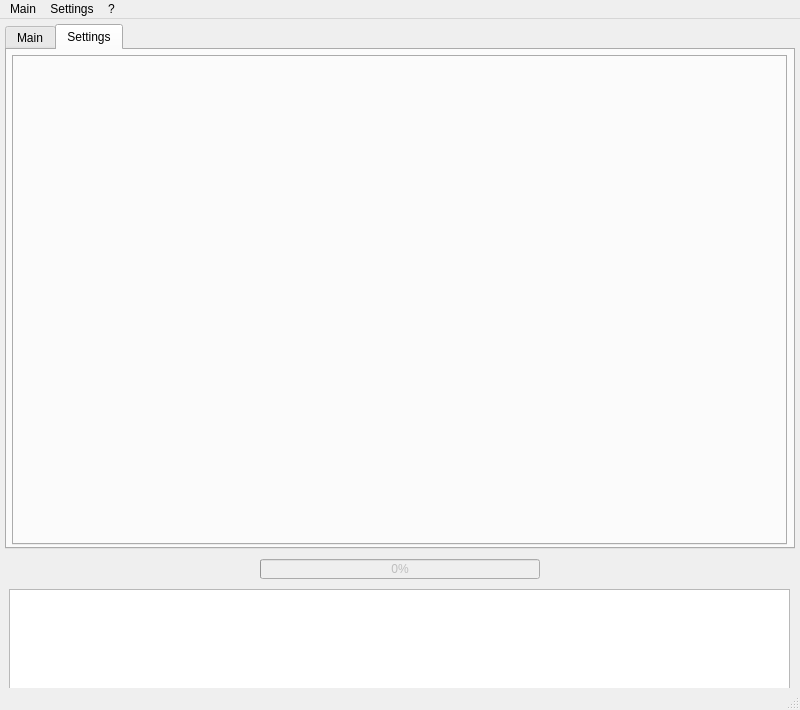
<?xml version="1.0" encoding="UTF-8"?>
<ui version="4.0">
 <class>MainWindow</class>
 <widget class="QMainWindow" name="MainWindow">
  <property name="geometry">
   <rect>
    <x>0</x>
    <y>0</y>
    <width>800</width>
    <height>710</height>
   </rect>
  </property>
  <property name="sizePolicy">
   <sizepolicy hsizetype="Expanding" vsizetype="Expanding">
    <horstretch>0</horstretch>
    <verstretch>0</verstretch>
   </sizepolicy>
  </property>
  <property name="minimumSize">
   <size>
    <width>800</width>
    <height>710</height>
   </size>
  </property>
  <property name="maximumSize">
   <size>
    <width>800</width>
    <height>710</height>
   </size>
  </property>
  <property name="windowTitle">
   <string>Interferometer GUI</string>
  </property>
  <widget class="QWidget" name="centralwidget">
   <widget class="QTabWidget" name="tabWidgetModules">
    <property name="geometry">
     <rect>
      <x>5</x>
      <y>5</y>
      <width>790</width>
      <height>525</height>
     </rect>
    </property>
    <property name="currentIndex">
     <number>1</number>
    </property>
    <widget class="QWidget" name="tabMain">
     <attribute name="title">
      <string>Main</string>
     </attribute>
     <widget class="QTreeWidget" name="treeWidgetModules">
      <property name="geometry">
       <rect>
        <x>10</x>
        <y>10</y>
        <width>651</width>
        <height>481</height>
       </rect>
      </property>
      <attribute name="headerDefaultSectionSize">
       <number>200</number>
      </attribute>
      <column>
       <property name="text">
        <string>type/name</string>
       </property>
      </column>
      <column>
       <property name="text">
        <string>dependencies</string>
       </property>
      </column>
      <item>
       <property name="text">
        <string>hidden</string>
       </property>
       <property name="text">
        <string/>
       </property>
      </item>
      <item>
       <property name="text">
        <string>settings</string>
       </property>
      </item>
      <item>
       <property name="text">
        <string>application</string>
       </property>
      </item>
     </widget>
     <widget class="QPushButton" name="pushButtonSelectAll">
      <property name="geometry">
       <rect>
        <x>690</x>
        <y>20</y>
        <width>75</width>
        <height>23</height>
       </rect>
      </property>
      <property name="text">
       <string>select all</string>
      </property>
     </widget>
     <widget class="QPushButton" name="pushButtonUnselectAll">
      <property name="geometry">
       <rect>
        <x>690</x>
        <y>50</y>
        <width>75</width>
        <height>23</height>
       </rect>
      </property>
      <property name="text">
       <string>unselect all</string>
      </property>
     </widget>
    </widget>
    <widget class="QWidget" name="tabSettings">
     <attribute name="title">
      <string>Settings</string>
     </attribute>
     <widget class="QTabWidget" name="tabWidgetSettings">
      <property name="geometry">
       <rect>
        <x>5</x>
        <y>5</y>
        <width>775</width>
        <height>490</height>
       </rect>
      </property>
      <property name="currentIndex">
       <number>-1</number>
      </property>
     </widget>
    </widget>
   </widget>
   <widget class="globalProgressBar" name="progressBarGlobal">
    <property name="enabled">
     <bool>false</bool>
    </property>
    <property name="geometry">
     <rect>
      <x>260</x>
      <y>540</y>
      <width>280</width>
      <height>20</height>
     </rect>
    </property>
    <property name="value">
     <number>0</number>
    </property>
    <property name="textVisible">
     <bool>true</bool>
    </property>
   </widget>
   <widget class="QLabel" name="labelProgressBarGlobal">
    <property name="enabled">
     <bool>true</bool>
    </property>
    <property name="geometry">
     <rect>
      <x>10</x>
      <y>540</y>
      <width>240</width>
      <height>20</height>
     </rect>
    </property>
    <property name="text">
     <string/>
    </property>
    <property name="alignment">
     <set>Qt::AlignRight|Qt::AlignTrailing|Qt::AlignVCenter</set>
    </property>
   </widget>
   <widget class="QListWidget" name="listWidgetConsole">
    <property name="geometry">
     <rect>
      <x>9</x>
      <y>570</y>
      <width>781</width>
      <height>101</height>
     </rect>
    </property>
   </widget>
  </widget>
  <widget class="QMenuBar" name="menubarMain">
   <property name="geometry">
    <rect>
     <x>0</x>
     <y>0</y>
     <width>800</width>
     <height>18</height>
    </rect>
   </property>
   <widget class="QMenu" name="menuMain">
    <property name="title">
     <string>Main</string>
    </property>
    <addaction name="actionClose"/>
   </widget>
   <widget class="QMenu" name="menuSettings">
    <property name="title">
     <string>Settings</string>
    </property>
    <addaction name="actionSettingsSave"/>
    <addaction name="actionSettingsSaveAll"/>
    <addaction name="actionSettingsLoad"/>
    <addaction name="actionSettingsDefault"/>
    <addaction name="separator"/>
    <addaction name="actionSaveSettingsOnExit"/>
   </widget>
   <widget class="QMenu" name="menuQ">
    <property name="title">
     <string>?</string>
    </property>
    <addaction name="actionLicense"/>
    <addaction name="actionAbout"/>
   </widget>
   <addaction name="menuMain"/>
   <addaction name="menuSettings"/>
   <addaction name="menuQ"/>
  </widget>
  <widget class="QStatusBar" name="statusbar"/>
  <action name="actionClose">
   <property name="text">
    <string>Close</string>
   </property>
  </action>
  <action name="actionSettingsSave">
   <property name="checkable">
    <bool>false</bool>
   </property>
   <property name="checked">
    <bool>false</bool>
   </property>
   <property name="text">
    <string>Save</string>
   </property>
  </action>
  <action name="actionSettingsLoad">
   <property name="text">
    <string>Load</string>
   </property>
  </action>
  <action name="actionSettingsDefault">
   <property name="text">
    <string>Default</string>
   </property>
  </action>
  <action name="actionSettingsSaveAll">
   <property name="text">
    <string>Save all</string>
   </property>
  </action>
  <action name="actionAbout">
   <property name="text">
    <string>About</string>
   </property>
  </action>
  <action name="actionSaveSettingsOnExit">
   <property name="checkable">
    <bool>true</bool>
   </property>
   <property name="text">
    <string>Save on exit</string>
   </property>
  </action>
  <action name="actionLicense">
   <property name="text">
    <string>License</string>
   </property>
  </action>
 </widget>
 <customwidgets>
  <customwidget>
   <class>globalProgressBar</class>
   <extends>QProgressBar</extends>
   <header location="global">globalProgressBar.h</header>
  </customwidget>
 </customwidgets>
 <resources/>
 <connections>
  <connection>
   <sender>actionClose</sender>
   <signal>triggered()</signal>
   <receiver>MainWindow</receiver>
   <slot>close()</slot>
   <hints>
    <hint type="sourcelabel">
     <x>-1</x>
     <y>-1</y>
    </hint>
    <hint type="destinationlabel">
     <x>399</x>
     <y>299</y>
    </hint>
   </hints>
  </connection>
 </connections>
</ui>
